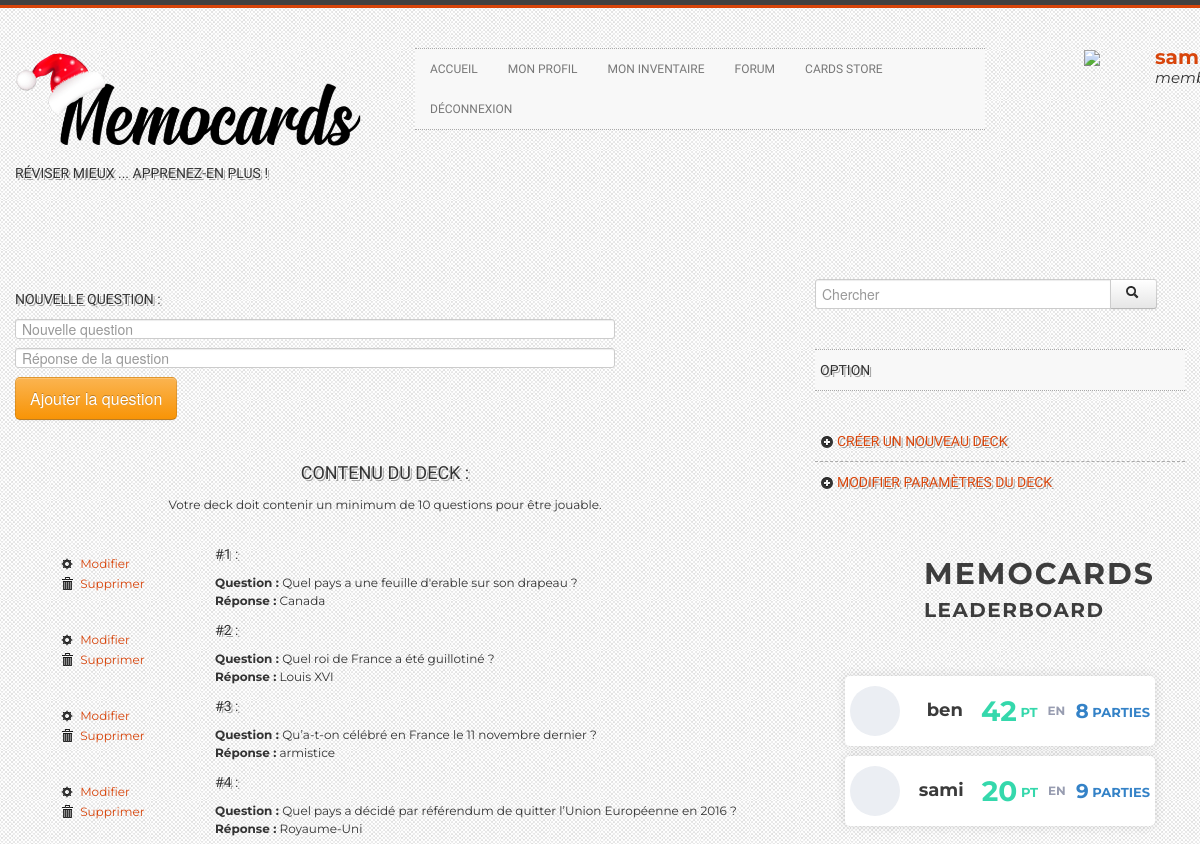
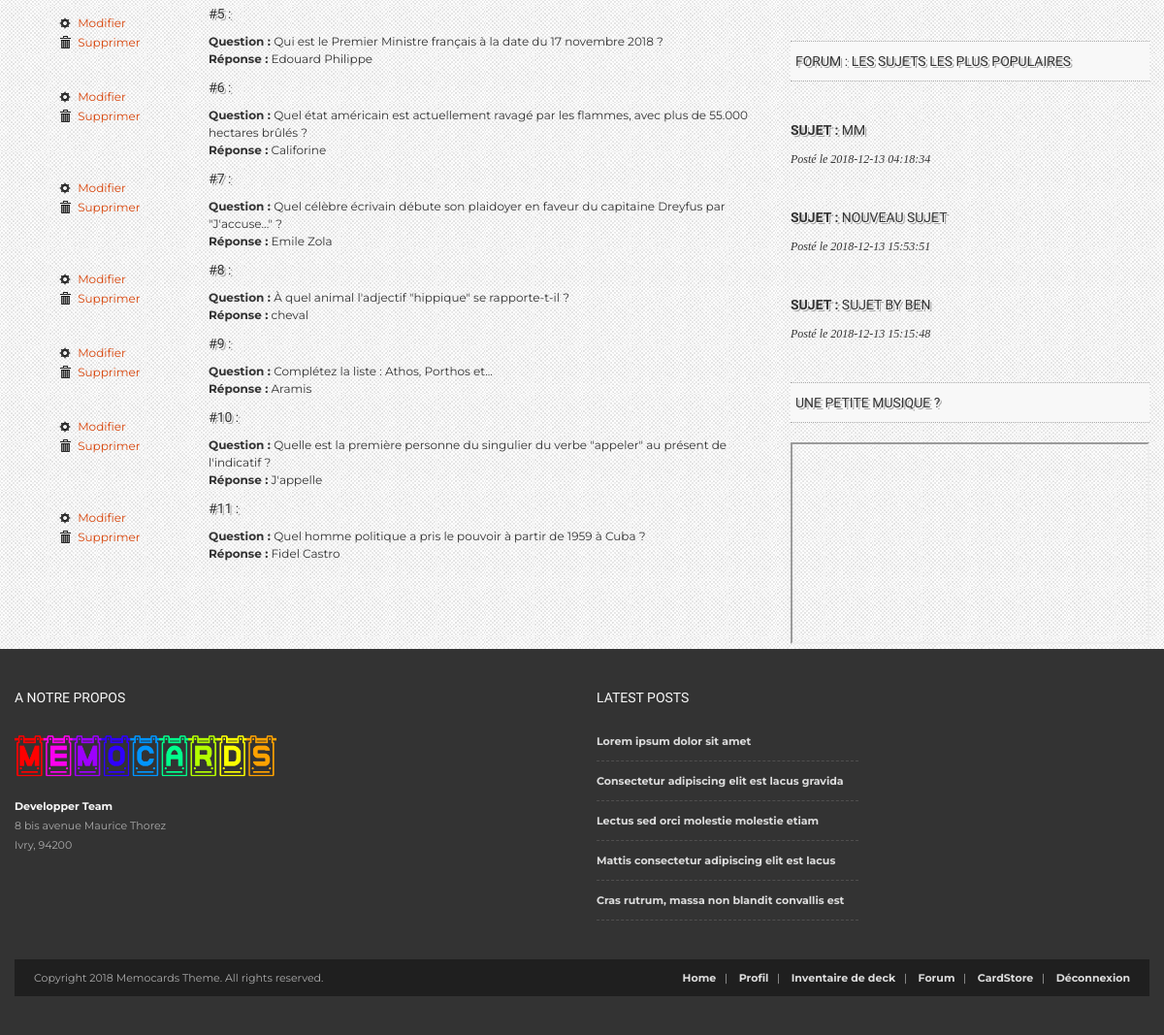
The page /index.php?page=inventory&action=modify&deck=18 (signed in) on the database its author committed (2 pictures, top to bottom).
### tables this page shows
CREATE TABLE IF NOT EXISTS `recto` (
  `id` int(11) NOT NULL AUTO_INCREMENT,
  `question_cards` varchar(255) NOT NULL,
  `deck_id` int(11) NOT NULL,
  PRIMARY KEY (`id`),
  KEY `fk_recto_deck1_idx` (`deck_id`)
);

CREATE TABLE IF NOT EXISTS `verso` (
  `id` int(11) NOT NULL AUTO_INCREMENT,
  `answer_cards` varchar(255) NOT NULL,
  `statut_cards` varchar(5) NOT NULL,
  `recto_id` int(11) NOT NULL,
  PRIMARY KEY (`id`),
  KEY `fk_verso_recto1_idx` (`recto_id`)
);

CREATE TABLE IF NOT EXISTS `passed` (
  `id` int(11) NOT NULL AUTO_INCREMENT,
  `date_passed` datetime DEFAULT NULL,
  `number_game` int(11) DEFAULT NULL,
  `score_user` int(11) DEFAULT NULL,
  `user_id` int(11) NOT NULL,
  `deck_id` int(11) NOT NULL,
  PRIMARY KEY (`id`),
  KEY `fk_passed_user1_idx` (`user_id`),
  KEY `fk_passed_deck1_idx` (`deck_id`)
);

CREATE TABLE IF NOT EXISTS `subject` (
  `id` int(11) NOT NULL AUTO_INCREMENT,
  `title` varchar(255) NOT NULL,
  `date_posted` datetime NOT NULL,
  `content` longtext NOT NULL,
  `status` varchar(15) NOT NULL,
  `user_id` int(11) NOT NULL,
  PRIMARY KEY (`id`),
  KEY `fk_subject_user1_idx` (`user_id`)
);

### Controllers/inventory_Controllers.php (called while the page is built, shortened)
<?php
    if (isset($_GET['action']) && $_GET['action'] == 'create_deck')
    {
        $req = categories_SELECT();
        $categories = $req->fetchAll();
        require(dirname(__FILE__).'/../Views/create_deck_Views.php');
    }
    else if((isset($_GET['action']) && $_GET['action'] == 'modify'))
    {
        $req = questions_deck_SELECT(intval($_SESSION['deck_id']));
        $questions_deck = $req->fetchAll();
        $req =  answers_deck_SELECT(intval($_SESSION['deck_id']));
        $answers_deck = $req->fetchAll();
        require(dirname(__FILE__).'/../Views/create_questions_Views.php');
    }
    require_once(dirname(__FILE__).'/../Views/template.php');
?>

### Modeles/modele_select.php (called while the page is built, shortened)
<?php
    function questions_deck_SELECT($deck_id)
    {
        $bdd = bdd();
        $req = $bdd->prepare('  SELECT *
                                FROM recto
                                WHERE recto.deck_id = ?
                            ');
        $req->execute(array($deck_id));
        return $req;
    }
    function answers_deck_SELECT($deck_id)
    {
        $bdd = bdd();
        $req = $bdd->prepare('  SELECT verso.id, verso.answer_cards, verso.statut_cards
                                FROM verso
                                LEFT JOIN recto on verso.recto_id = recto.id
                                LEFT JOIN deck on recto.deck_id = deck.id
                                WHERE deck.id = ?
                            ');
        $req->execute(array($deck_id));
        return $req;
    }
function leaderboard_SELECT()
{
    $bdd = bdd();
    $query = "SELECT passed.id, SUM(`score_user`) AS sumscore, SUM(`number_game`) AS sumgame, user.username, user.profile_picture
    FROM `passed`
    JOIN user ON user.id = user_id
    GROUP BY user_id
    ORDER BY sumscore DESC
    LIMIT 3;";
    try {
        $stmt = $bdd->prepare($query);
        $stmt->execute(NULL);
    } catch(Exception $e) {
        die('Erreur : ' . $e->getMessage());
    }
    $qu = $stmt->fetchAll(PDO::FETCH_ASSOC);
    return $qu;
}
function famoussubject_SELECT()
{
    $bdd = bdd();
    $query = "SELECT subject.id, subject.title, subject.date_posted, subject.content,subject.status,COUNT(message.id) as nbrep
    FROM subject
    JOIN message ON message.subject_id = subject.id
    JOIN user ON user.id = subject.user_id
    GROUP BY subject.id
    ORDER BY nbrep DESC
    LIMIT 3;";
    try {
        $stmt = $bdd->prepare($query);
        $stmt->execute(NULL);
    } catch(Exception $e) {
        die('Erreur : ' . $e->getMessage());
    }
    $qu = $stmt->fetchAll(PDO::FETCH_ASSOC);
    return $qu;
}
?>

### Views/create_questions_Views.php (the view, shortened to what this page needs)
    <div class="row">
        <div class="span8">
            <form action="" method="POST">
                <label for="question"> <h5>Nouvelle Question :</h5></label>
                <input id="question" type="text" name="question" value="<?php if(isset($_GET['question'])) echo $modify_question[0] ; ?>" placeholder="Nouvelle question"  style="width:600px;" required> <br>
                <input id="answer" type="text" name="answer" value="<?php if(isset($_GET['answer'])) echo $modify_answer[0] ; ?>" placeholder="Réponse de la question" style="width:600px;" required>
                <div class="row">
                    <div class="span6">
                <?php  if(!isset($_GET['question']) && !isset($_GET['answer']))  { ?> <button class="btn btn-large btn-warning" type="submit" name="next_question" value="" >Ajouter la question</button> <?php } ?>
                    </div>
                </div>
            </form>
        </div>
        <center><h4>Contenu du deck :</h4>
        <p>Votre deck doit contenir un minimum de 10 questions pour être jouable. </p></center>
        <?php
        if (isset($questions_deck)) {
            foreach ($questions_deck as $key => $value)
            { ?>
                <div class="span2">
                    <div class="post-summary-footer">
                        <ul class="post-data-3">
                            <li><i class="icon-cog"></i> <a href="index.php?page=inventory&action=modify&deck=<?php echo $questions_deck[$key]['deck_id'].'&question='.$questions_deck[$key]['id'].'&answer='.$answers_deck[$key]['id']; ?>">Modifier</a><br>
                            <i class="icon-trash"></i> <a href="index.php?page=inventory&action=delete_card&deck=<?php echo $questions_deck[$key]['deck_id'].'&question='.$questions_deck[$key]['id'].'&answer='.$answers_deck[$key]['id']; ?>">Supprimer</a></li>
                        </ul>
                    </div>
                </div>
                    <div class="span6">
            <?php
            echo '<h5>#'.($key+1).' : </h5> <b>Question : </b>'.$questions_deck[$key]['question_cards'];
            echo '<br><b>Réponse :</b> '.$answers_deck[$key]['answer_cards']; ?>
            </div> <br><br>
            <?php
            }
        }?>
    </div>
<?php $content = ob_get_clean(); ?>

### Views/template.php (shortened to what this page needs)
<!DOCTYPE html>
<html xmlns="http://www.w3.org/1999/xhtml">
<head>
<link rel="stylesheet" href="Public/css/bootstrap.css">
<link rel="stylesheet" href="Public/css/bootstrap-responsive.css">
<link rel="stylesheet" href="Public/css/jquery.lightbox-0.5.css">
<link rel="stylesheet" href="Public/css/custom-stylesss.css">
<link rel="stylesheet" href="Public/css/flexslider.css">
<link rel="stylesheet" href="Public/css/styles.css">
<link rel="stylesheet" href="https://use.fontawesome.com/releases/v5.3.1/css/all.css">
<link rel="stylesheet" href="Public/css/leaderbo.css">
</head>
<body>
	<div class="color-bar-1"></div>
    <div class="color-bar-2 color-bg"></div>
    <div class="container main-container">
      <div class="row header">
        <div class="span4 logo">
            <a href="index.php"><img src="Public/img/memocards_black.png" alt="" /></a>
            <h5>Réviser mieux ... Apprenez-en plus !</h5>
            <br><br><br>
        </div>
        <div class="span6 navigation">
            <div class="navbar hidden-phone">
            <ul class="nav">
           <li><a href="index.php">Accueil</a></li>
             <li><a href="index.php?page=profile">Mon Profil</a></li>
            <li><a href="index.php?page=inventory">Mon inventaire</a></li>
             <li><a href="index.php?page=forum">Forum</a></li>
             <li><a href="index.php?page=store">Cards Store</a></li>
             <li><a href="index.php?page=dc">Déconnexion</a></li>
            </ul>
            </div>
        </div>
        <div class="span2 logo">
            <img src=<?php echo $_SESSION['profile_picture'];?> style="width:70px">
            <div style="position:relative;left:140px;float:left">
                <a href="index.php?page=profile"><b style="font-size:20px"><?php echo $_SESSION['username']; ?></b></a>
                <br>
                <i style="font-size:15px">
                    <?php echo $_SESSION['status']; ?>
                </i>
            </div>
        </div>
      </div>
    <div class="row">
        <div class="span8 blog">
                <?php if (isset($content)) {
                    echo $content;
                }
                ?>
        </div>
                <div class="span4 sidebar">
                    <section>
                        <div class="input-append">
                            <form action="" method='POST'>
                                <input id="appendedInputButton" name='rechercher' size="16" type="text" placeholder="Chercher"><button class="btn" type='submit'><i class="icon-search"></i></button>
                            </form>
                        </div>
                    </section>
                <?php
            if(isset($_GET['page']) && ($_GET['page'] == 'inventory') || $_GET['page'] == 'forum') { ?>
                <h5 class="title-bg">Option</h5>
                <ul class="post-category-list">
            <?php
                if($_GET['page'] == 'inventory') { ?>
                    <h5><li><a href="index.php?page=inventory&action=create_deck"><i class="icon-plus-sign"></i>Créer un nouveau deck</a></li>
                    <?php if(isset($_GET['action']) && $_GET['action'] == 'modify') { ?>
                            <li><a href="index.php?page=inventory&action=settings&deck=<?php echo $_GET['deck']; ?>"><i class="icon-wrench"></i>Modifier paramètres du deck</a></li></h5>
                    <?php } ?>
            <?php
                }else if ($_GET['page'] == 'forum') { ?>
                    <h5><li><a href="index.php?page=forum&choix_forum=creer_sujet"><i class="icon-plus-sign"></i>Créer un nouveau sujet</a></li> </h5>
            <?php
                } ?>
                    </ul>
        <?php
            }
            if ($_GET['page'] !== 'store') {
                $leader = leaderboard_SELECT();
                ?>
                <br><br>
                <div class="wrapper">
                <div class="wrapper__header">
                    <div class="b_caption">
                    <p>MemoCards <span><br>leaderboard</span></p>
                    </div>
                </div>
                <div class="wrapper__content">
                    <ul style="margin-left: 20px;margin-right: 20px;">
                    <?php
                        foreach ($leader as $key => $value) {
                            ?>
                                <li>
                                    <div class="graphic"><img src="<?php echo $value['profile_picture']; ?>" alt=""/></div>
                                    <div class="name"><span class="header"><?php echo $value['username']; ?></span>
                                    <span class="stat"><?php echo $value['sumscore']; ?></span><span class="sub"> PT</span> <b style="vertical-align: middle;color: #979cb0"> &nbsp EN &nbsp </b>
                                    <span class="stat2"><?php echo $value['sumgame']; ?></span><span class="sub2"> PARTIES</span></div>
                                </li>
                            <?php
                        }
                    ?>
                    </ul>
                </div>
                </div>
                <h5 class="title-bg">FORUM : Les sujets les plus populaires</h5>
                <ul class="popular-posts">
                <?php
                    $famoussub = famoussubject_SELECT();
                    foreach ($famoussub as $key => $value) {
                        ?>
                            <li>
                                <h5><a href="index.php?page=forum&subject_id=<?php echo $value['id']; ?>"><b>Sujet : </b><?php echo $value['title']; ?></a></h5>
                                <em>Posté le <?php echo $value['date_posted']; ?></em>
                            </li>
                        <?php
                    }
                ?>
                </ul>
            <h5 class="title-bg">Une petite musique ?</h5>
            <iframe src="http://player.vimeo.com/video/24496773" width="370" height="208"></iframe>
            <?php
        }?>
        </div>
    </div>
    </div>
	<div class="footer-container">
    	<div class="container">
        	<div class="row footer-row">
                <div class="span3 footer-col">
                    <h5>A notre propos</h5>
                   <img src="Public/img/memocards.png" alt="Piccolo" /><br /><br />
                    <address>
                        <strong>Developper Team</strong><br />
                        8 bis avenue Maurice Thorez<br />
                        Ivry, 94200<br />
                    </address>
                </div>
                <div class="span3 footer-col">
                </div>
                <div class="span3 footer-col">
                    <h5>Latest Posts</h5>
                     <ul class="post-list">
                        <li><a href="#">Lorem ipsum dolor sit amet</a></li>
                        <li><a href="#">Consectetur adipiscing elit est lacus gravida</a></li>
                        <li><a href="#">Lectus sed orci molestie molestie etiam</a></li>
                        <li><a href="#">Mattis consectetur adipiscing elit est lacus</a></li>
                        <li><a href="#">Cras rutrum, massa non blandit convallis est</a></li>
                    </ul>
                </div>
                <div class="span3 footer-col">
                </div>
            </div>
            <div class="row">
                <div class="span12 footer-col footer-sub">
                    <div class="row no-margin">
                        <div class="span6"><span class="left">Copyright 2018 Memocards Theme. All rights reserved.</span></div>
                        <div class="span6">
                            <span class="right">
                            <a href="index.php?page=home">Home</a>&nbsp;&nbsp;&nbsp;|&nbsp;&nbsp;&nbsp;
                            <a href="index.php?page=profile">Profil</a>&nbsp;&nbsp;&nbsp;|&nbsp;&nbsp;&nbsp;
                            <a href="index.php?page=inventory">Inventaire de deck</a>&nbsp;&nbsp;&nbsp;|&nbsp;&nbsp;&nbsp;
                            <a href="index.php?page=forum">Forum</a>&nbsp;&nbsp;&nbsp;|&nbsp;&nbsp;&nbsp;
                            <a href="index.php?page=store">CardStore</a>&nbsp;&nbsp;&nbsp;|&nbsp;&nbsp;&nbsp;
                            <a href="index.php?page=dc"> Déconnexion</a>
                            </span>
                        </div>
                    </div>
                </div>
            </div>
        </div>
    </div>
</body>
</html>

### rows shown on the page
recto: question_cards "Quel pays a une feuille d'erable sur son drapeau ?"
verso: answer_cards "Canada"
recto: question_cards "Quel roi de France a été guillotiné ?"
verso: answer_cards "Louis XVI"
recto: question_cards "Qu’a-t-on célébré en France le 11 novembre dernier ?"
verso: answer_cards "armistice"
recto: question_cards "Quel pays a décidé par référendum de quitter l’Union Européenne en 2016 ?"
verso: answer_cards "Royaume-Uni"
recto: question_cards "Qui est le Premier Ministre français à la date du 17 novembre 2018 ?"
verso: answer_cards "Edouard Philippe"
recto: question_cards "Quel état américain est actuellement ravagé par les flammes, avec plus de 55.000 hectares brûlés ?"
verso: answer_cards "Califorine"
recto: question_cards "Quel célèbre écrivain débute son plaidoyer en faveur du capitaine Dreyfus par \"J'accuse...\" ?"
verso: answer_cards "Emile Zola"
recto: question_cards "À quel animal l'adjectif \"hippique\" se rapporte-t-il ?"
verso: answer_cards "cheval"
recto: question_cards "Complétez la liste : Athos, Porthos et..."
verso: answer_cards "Aramis"
recto: question_cards "Quelle est la première personne du singulier du verbe \"appeler\" au présent de l'indicatif ?"
verso: answer_cards "J'appelle"
recto: question_cards "Quel homme politique a pris le pouvoir à partir de 1959 à Cuba ?"
verso: answer_cards "Fidel Castro"
passed: username "ben", sumscore "42", sumgame "8"
passed: username "sami", sumscore "20", sumgame "9"
subject: title "MM", date_posted "2018-12-13 04:18:34"
subject: title "NOUVEAU SUJET", date_posted "2018-12-13 15:53:51"
subject: title "SUJET BY BEN", date_posted "2018-12-13 15:15:48"
